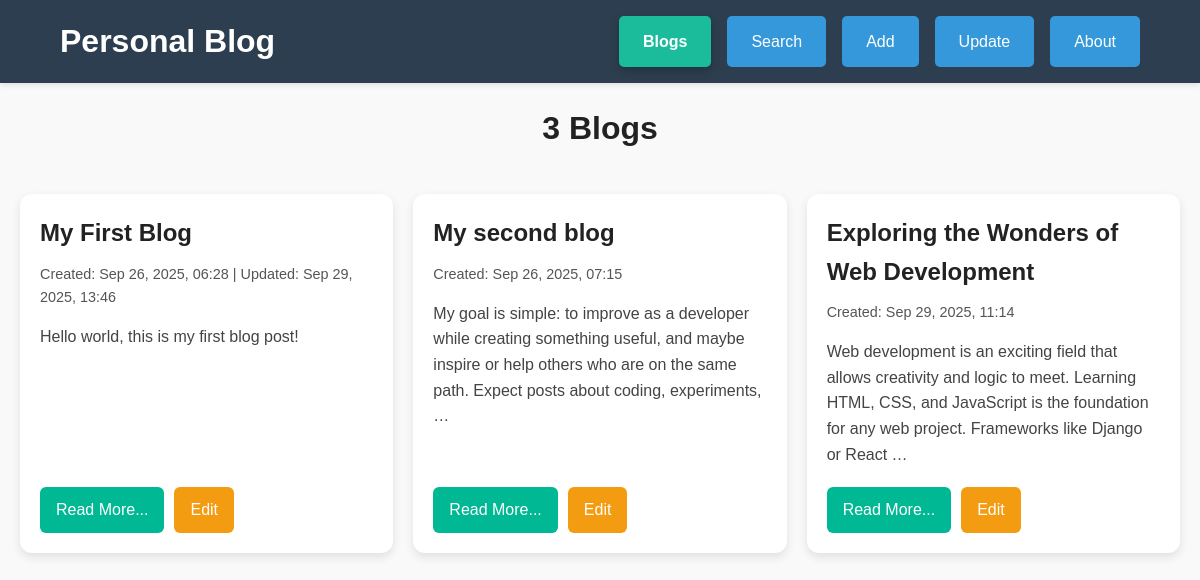
/blogs/ (signed in), run on the app's committed database.
### blog/models.py (models this page shows, shortened)
class Blogs(models.Model):
    title = models.CharField(max_length=200)
    content = models.TextField()
    created_at = models.DateTimeField(auto_now_add=True)
    updated_at = models.DateTimeField(null=True, blank=True)

### blog/views.py (the view)
# urls.py: path('', lambda request: redirect('blogs')),
def blogs(request):
    blogs = Blogs.objects.all().order_by('created_at')
    return render(request, 'blog/blogs.html', {'blogs': blogs})

### blog/templates/blog/blogs.html
{% extends "blog/base.html" %}
{% load static %}
{% block content %}
<link rel="stylesheet" href="{% static 'blog/blogs.css' %}">
<h1 class="page-title">{{ blogs.count }} Blogs</h1>
<div class="blogs-list">
    {% for blog in blogs %}
        <div class="blog-card">
            <h2 class="blog-title">{{ blog.title }}</h2>
            <p class="blog-meta">
                Created: {{ blog.created_at|date:"M d, Y, H:i" }}
                {% if blog.updated_at and blog.updated_at != blog.created_at %}
                    | Updated: {{ blog.updated_at|date:"M d, Y, H:i" }}
                {% endif %}
            </p>
            <p class="blog-excerpt">{{ blog.content|truncatewords:30 }}</p>
            <div class="blog-buttons">
                <a href="{% url 'blog_detail' blog.id %}" class="read-more">Read More...</a>
                {% if request.user.is_staff %}
                    <a href="{% url 'update_blogs' blog.id %}" class="edit-button">Edit</a>
                {% endif %}
            </div>
        </div>
    {% empty %}
        <p>No blogs available.</p>
    {% endfor %}
</div>
{% endblock %}

### blog/static/blog/base.css (style rules this page uses)
* { margin: 0; padding: 0; box-sizing: border-box; }
body { font-family: 'Arial', sans-serif; line-height: 1.6; color: #333; background-color: #f9f9f9; }
.blog-title { font-size: 2rem; font-weight: 700; color: white; }

### blog/static/blog/blogs.css (style rules this page uses)
.page-title { margin: 20px 0; font-size: 2rem; font-weight: bold; text-align: center; color: #222; }
.blogs-list { display: grid; grid-template-columns: repeat(auto-fit, minmax(300px, 1fr)); gap: 20px; padding: 20px; }
.blog-card { display: flex; flex-direction: column; background: #ffffff; border-radius: 12px; box-shadow: 0 4px 10px rgba(0,0,0,0.1); padding: 20px; transition: transform 0.2s ease, box-shadow 0.2s ease; }
.read-more { margin-top: auto; align-self: flex-start; }
.blog-card .blog-title { margin: 0 0 10px; font-size: 1.5rem; color: #222; }
.blog-card .blog-meta { font-size: 0.9rem; color: #555; margin-bottom: 15px; }
.blog-card .blog-excerpt { font-size: 1rem; color: #444; margin-bottom: 20px; }
.blog-card .read-more { display: inline-block; background: #00b894; color: white; text-decoration: none; padding: 10px 16px; border-radius: 6px; transition: background 0.2s ease; }
.blog-buttons { display: flex; gap: 10px; margin-top: auto; }
.edit-button { display: inline-block; background: #f39c12; color: white; text-decoration: none; padding: 10px 16px; border-radius: 6px; transition: background 0.2s ease; }

### data on the page
Blogs: title "My First Blog", created_at "Sep 26, 2025, 06:28", updated_at "Sep 29, 2025, 13:46", content "Hello world, this is my first blog post!"
Blogs: title "My second blog", created_at "Sep 26, 2025, 07:15", content "My goal is simple: to improve as a developer while creating something useful, and maybe inspire or help others who are on the same path. Expect posts about coding, experiments, …"
Blogs: title "Exploring the Wonders of Web Development", created_at "Sep 29, 2025, 11:14", content "Web development is an exciting field that allows creativity and logic to meet. Learning HTML, CSS, and JavaScript is the foundation for any web project. Frameworks like Django or React …"

### other printed values
{{ blogs.count }} "3"
